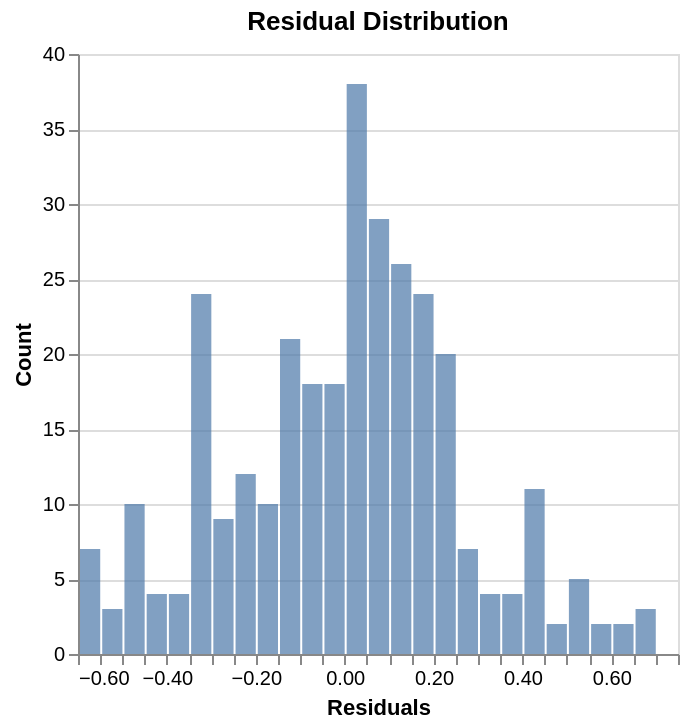

The notebook cell this image was saved under:
### Code cell
alt.Chart(df1).mark_bar(opacity=0.7).encode(
    x=alt.X("residuals:Q", bin=alt.Bin(maxbins=30), title="Residuals"),
    y=alt.Y("count()", title="Count")
).properties(
    title="Residual Distribution"
)

### Figure 1 — Vega-Lite specification as saved in the notebook (floating-point values rounded to 4 significant figures; data arrays with more than 128 entries replaced by an {"elided": "..."} marker saying what was removed)
{"config": {"view": {"continuousWidth": 300, "continuousHeight": 300}}, "data": {"name": "data-54026c3a05b5d06da1ce0cd0859a0e9c"}, "mark": {"type": "bar", "opacity": 0.7}, "encoding": {"x": {"bin": {"maxbins": 30}, "field": "residuals", "title": "Residuals", "type": "quantitative"}, "y": {"aggregate": "count", "title": "Count", "type": "quantitative"}}, "title": "Residual Distribution", "$schema": "https://vega.github.io/schema/vega-lite/v6.1.0.json", "datasets": {"data-54026c3a05b5d06da1ce0cd0859a0e9c": {"elided": "349 records"}}}
